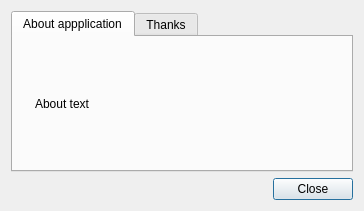
<?xml version="1.0" encoding="UTF-8"?>
<ui version="4.0">
 <class>DialogAbout</class>
 <widget class="QDialog" name="DialogAbout">
  <property name="geometry">
   <rect>
    <x>0</x>
    <y>0</y>
    <width>364</width>
    <height>211</height>
   </rect>
  </property>
  <property name="windowTitle">
   <string>About kchmviewer</string>
  </property>
  <layout class="QVBoxLayout" name="verticalLayout_2">
   <item>
    <widget class="QTabWidget" name="tabWidget">
     <property name="currentIndex">
      <number>0</number>
     </property>
     <widget class="QWidget" name="tab">
      <attribute name="title">
       <string>About appplication</string>
      </attribute>
      <layout class="QHBoxLayout" name="horizontalLayout">
       <item>
        <widget class="QLabel" name="label">
         <property name="text">
          <string/>
         </property>
         <property name="pixmap">
          <pixmap resource="resources/images.qrc">:/images/kchmviewer.png</pixmap>
         </property>
        </widget>
       </item>
       <item>
        <widget class="QLabel" name="lblAbout">
         <property name="sizePolicy">
          <sizepolicy hsizetype="Preferred" vsizetype="Preferred">
           <horstretch>1</horstretch>
           <verstretch>1</verstretch>
          </sizepolicy>
         </property>
         <property name="text">
          <string>About text</string>
         </property>
        </widget>
       </item>
      </layout>
     </widget>
     <widget class="QWidget" name="tab_2">
      <attribute name="title">
       <string>Thanks</string>
      </attribute>
      <layout class="QVBoxLayout" name="verticalLayout">
       <item>
        <widget class="QTextEdit" name="lblThanks">
         <property name="readOnly">
          <bool>true</bool>
         </property>
         <property name="html">
          <string>&lt;!DOCTYPE HTML PUBLIC &quot;-//W3C//DTD HTML 4.0//EN&quot; &quot;http://www.w3.org/TR/REC-html40/strict.dtd&quot;&gt;
&lt;html&gt;&lt;head&gt;&lt;meta name=&quot;qrichtext&quot; content=&quot;1&quot; /&gt;&lt;style type=&quot;text/css&quot;&gt;
p, li { white-space: pre-wrap; }
&lt;/style&gt;&lt;/head&gt;&lt;body style=&quot; font-family:'Liberation Sans'; font-size:12pt; font-weight:400; font-style:normal;&quot;&gt;
&lt;p align=&quot;center&quot; style=&quot; margin-top:0px; margin-bottom:0px; margin-left:0px; margin-right:0px; -qt-block-indent:0; text-indent:0px;&quot;&gt;&lt;span style=&quot; font-size:14pt; font-weight:600; font-style:italic;&quot;&gt;I would like to thank the following people:&lt;/span&gt;&lt;/p&gt;
&lt;p style=&quot;-qt-paragraph-type:empty; margin-top:0px; margin-bottom:0px; margin-left:0px; margin-right:0px; -qt-block-indent:0; text-indent:0px;&quot;&gt;&lt;/p&gt;
&lt;p style=&quot; margin-top:0px; margin-bottom:0px; margin-left:0px; margin-right:0px; -qt-block-indent:0; text-indent:0px;&quot;&gt;- &lt;span style=&quot; font-weight:600;&quot;&gt;Jed Wing&lt;/span&gt;, the author of chmlib. This library is used by kchmviewer to access chm content.&lt;/p&gt;
&lt;p style=&quot; margin-top:0px; margin-bottom:0px; margin-left:0px; margin-right:0px; -qt-block-indent:0; text-indent:0px;&quot;&gt;- &lt;span style=&quot; font-weight:600;&quot;&gt;Razvan Cojocaru&lt;/span&gt;, the author of xchm. I used some ideas and chm processing code from xchm.&lt;/p&gt;
&lt;p style=&quot; margin-top:0px; margin-bottom:0px; margin-left:0px; margin-right:0px; -qt-block-indent:0; text-indent:0px;&quot;&gt;- &lt;span style=&quot; font-weight:600;&quot;&gt;Peter Volkov&lt;/span&gt; for significant QA (more than 20 reported bugs!) and suggestions. &lt;/p&gt;
&lt;p style=&quot;-qt-paragraph-type:empty; margin-top:0px; margin-bottom:0px; margin-left:0px; margin-right:0px; -qt-block-indent:0; text-indent:0px;&quot;&gt;&lt;/p&gt;
&lt;p style=&quot; margin-top:0px; margin-bottom:0px; margin-left:0px; margin-right:0px; -qt-block-indent:0; text-indent:0px;&quot;&gt;And of course&lt;/p&gt;
&lt;p style=&quot; margin-top:0px; margin-bottom:0px; margin-left:0px; margin-right:0px; -qt-block-indent:0; text-indent:0px;&quot;&gt;- &lt;span style=&quot; font-weight:600;&quot;&gt;Everyone&lt;/span&gt;, who report bugs, and suggest features. You all help making kchnviewer better.&lt;/p&gt;
&lt;p style=&quot;-qt-paragraph-type:empty; margin-top:0px; margin-bottom:0px; margin-left:0px; margin-right:0px; -qt-block-indent:0; text-indent:0px;&quot;&gt;&lt;/p&gt;&lt;/body&gt;&lt;/html&gt;</string>
         </property>
        </widget>
       </item>
      </layout>
     </widget>
    </widget>
   </item>
   <item>
    <widget class="QDialogButtonBox" name="buttonBox">
     <property name="orientation">
      <enum>Qt::Horizontal</enum>
     </property>
     <property name="standardButtons">
      <set>QDialogButtonBox::Close</set>
     </property>
    </widget>
   </item>
  </layout>
 </widget>
 <resources>
  <include location="resources/images.qrc"/>
 </resources>
 <connections>
  <connection>
   <sender>buttonBox</sender>
   <signal>accepted()</signal>
   <receiver>DialogAbout</receiver>
   <slot>accept()</slot>
   <hints>
    <hint type="sourcelabel">
     <x>222</x>
     <y>363</y>
    </hint>
    <hint type="destinationlabel">
     <x>157</x>
     <y>274</y>
    </hint>
   </hints>
  </connection>
  <connection>
   <sender>buttonBox</sender>
   <signal>rejected()</signal>
   <receiver>DialogAbout</receiver>
   <slot>reject()</slot>
   <hints>
    <hint type="sourcelabel">
     <x>290</x>
     <y>369</y>
    </hint>
    <hint type="destinationlabel">
     <x>286</x>
     <y>274</y>
    </hint>
   </hints>
  </connection>
  <connection>
   <sender>buttonBox</sender>
   <signal>clicked(QAbstractButton*)</signal>
   <receiver>DialogAbout</receiver>
   <slot>accept()</slot>
   <hints>
    <hint type="sourcelabel">
     <x>371</x>
     <y>367</y>
    </hint>
    <hint type="destinationlabel">
     <x>410</x>
     <y>391</y>
    </hint>
   </hints>
  </connection>
 </connections>
</ui>
